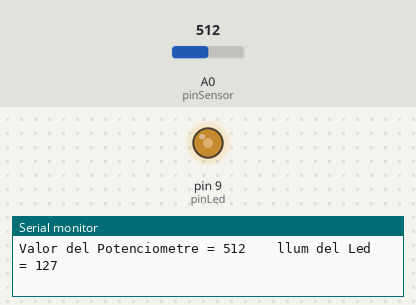
A sketch run on a simulated Arduino Uno, built with avr-gcc and run on an emulated ATmega328P. On the bench: output pins drawn as LEDs (lit = HIGH), the last lines printed to the serial monitor. The test bench sets the inputs (shaded band); at power-on: A0 (pinSensor) = 512.

Above: at 1.2 s.
1.3 s: A0 (pinSensor) set to 716
At 2.0 s:
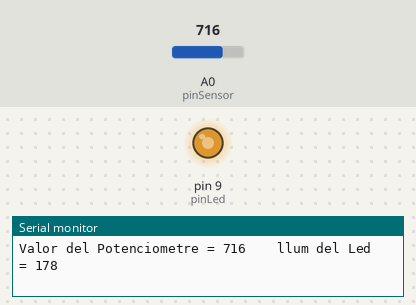
2.8 s: A0 (pinSensor) set to 900
At 3.6 s:
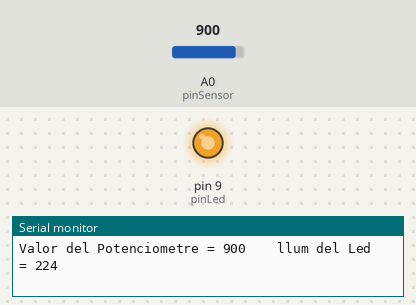
4.3 s: A0 (pinSensor) set to 415
At 5.2 s:
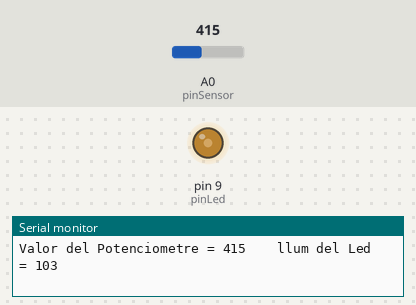
7.3 s: A0 (pinSensor) set to 385
At 8.4 s:
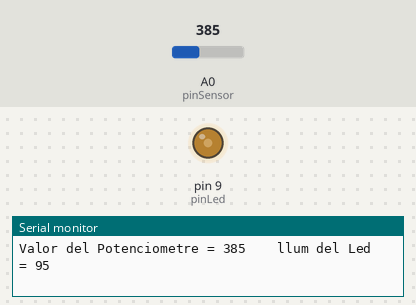
10.3 s: A0 (pinSensor) set to 122
At 11.5 s:
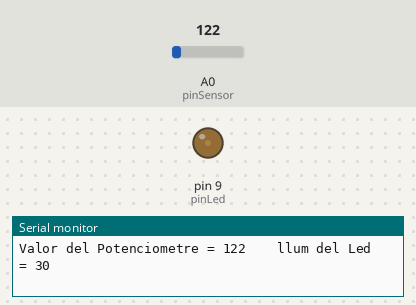
11.8 s: A0 (pinSensor) set to 511
At 13.2 s:
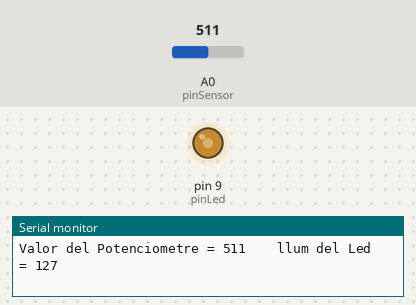
Timing chart, 0 to 14.3 s (numbered marks = the images above; inputs shaded):
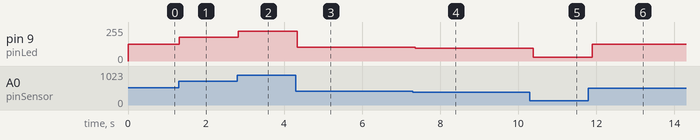

The sketch:

llum_led_a_traves_potenciometre.ino
```cpp
 /*************************************************************************
 **                                                                      **
 **    Intensitat lluminosa d'un led controlada per potenciòmetre        **
 **                                                                      **
 *************************************************************************/

 //******  Includes  ******************************************************


 //******  Variables  *****************************************************
const int pinSensor = 0;
const int pinLed = 9;
int llumLed = 0;
int valorPot = 0;
 //******  Setup  *********************************************************
 void setup () {
  pinMode(pinSensor, INPUT);
  pinMode(pinLed, OUTPUT);
  Serial.begin(9600);


 }


 //******  Loop  **********************************************************
 void loop () {
   valorPot = analogRead(pinSensor);
   llumLed = map(valorPot, 0, 1023, 0, 255);
   analogWrite(pinLed, llumLed);
   Serial.print("Valor del Potenciometre = ");
   Serial.print(valorPot);
   Serial.print("    llum del Led = ");
   Serial.println(llumLed);
    delay(100);
 }
```

Measured:
- after the input at 1.3 s, pin 9 (pinLed): 127/255 → 178/255 at once
- after the input at 2.8 s, pin 9 (pinLed): 178/255 → 224/255 at once
- after the input at 4.3 s, pin 9 (pinLed): 224/255 → 103/255 at once
- after the input at 7.3 s, pin 9 (pinLed): 103/255 → 95/255 after 0.06 s
- after the input at 10.3 s, pin 9 (pinLed): 95/255 → 30/255 after 0.09 s
- after the input at 11.8 s, pin 9 (pinLed): 30/255 → 127/255 after 0.10 s
